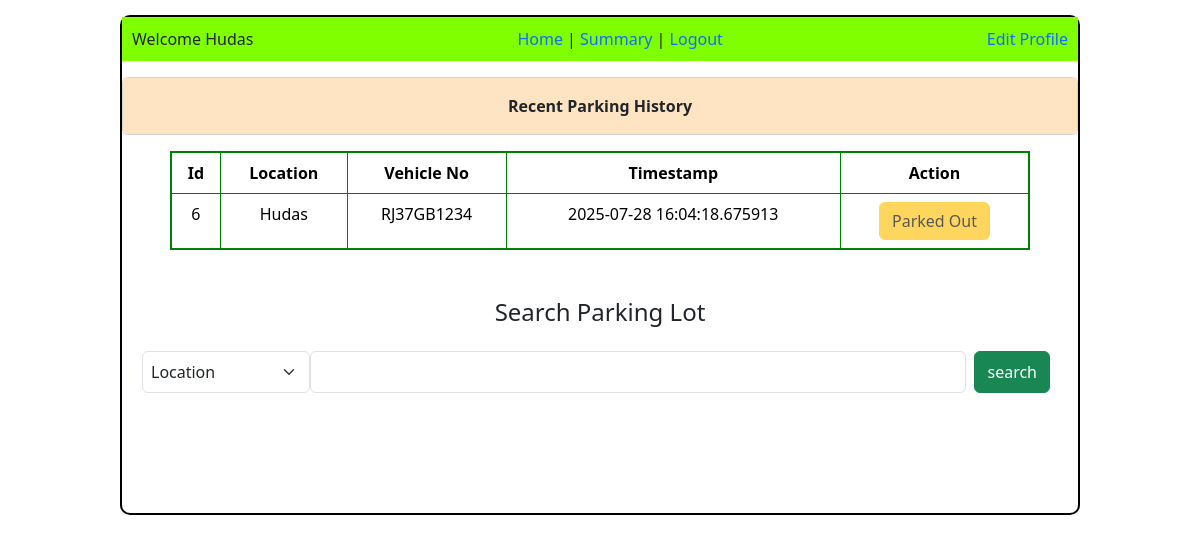
The app's page /Home_user/3 with its own data.
### application/models.py (models this page shows)
class Users(db.Model):
    id = db.Column(db.Integer , primary_key = True)
    name = db.Column(db.String(),nullable = False)
    email = db.Column(db.String(),nullable = False, unique = True)
    password = db.Column(db.String(),nullable = False)
    address = db.Column(db.String())
    pincode = db.Column(db.Integer)
    type = db.Column(db.String() ,nullable = False ,default = "general")
    spot = db.relationship('Parking_spot' ,cascade = 'all,delete ,delete-orphan', backref = 'users')

class Reserve_parking_spot(db.Model):
    id = db.Column(db.Integer, primary_key= True)
    spot_id = db.Column(db.Integer, db.ForeignKey('parking_spot.id') )
    status = db.Column(db.String(), default = 'available')
    user_id = db.Column(db.Integer , db.ForeignKey('users.id'))
    location = db.Column(db.String() , db.ForeignKey('parking_lot.prime_location_name'))
    vehicle_no = db.Column(db.String())
    parking_time = db.Column(db.DateTime())
    leaving_time = db.Column(db.DateTime())
    parking_cost = db.Column(db.Integer)
    lot_id = db.Column(db.Integer, db.ForeignKey('parking_lot.id'))

### application/controllers.py (the view)
@app.route("/Home_user/<int:id>")
def Ushome(id):
    this_user = Users.query.filter_by(id = id).first()
    reserve = Reserve_parking_spot.query.filter_by(user_id = id).all()
    return render_template("user_home.html" , this_user = this_user, reserve = reserve)

### templates/user_home.html (shortened to what this page needs)
<!DOCTYPE html>
<html lang="en">
<head>
    <link href="https://cdn.jsdelivr.net/npm/bootstrap@5.3.7/dist/css/bootstrap.min.css" rel="stylesheet">
</head>
<body>
    <div style="border: 2px solid black; width: 80%; height: 500px; margin: auto; margin-top: 15px; border-radius: 10px;">
        <div class="d-flex justify-content-between" style="background-color:chartreuse;padding: 10px;">
            <div>  Welcome {{this_user.name}}</div>
            <div >
                <a class="link-offset-2 link-underline link-underline-opacity-0" href="/Home_user/{{this_user.id}}">Home</a> |
                <a class="link-offset-2 link-underline link-underline-opacity-0" href="/U_summary/{{this_user.id}}">Summary</a> |
                <a class="link-offset-2 link-underline link-underline-opacity-0" href="/login">Logout</a>
            </div>
            <div><a class="link-offset-2 link-underline link-underline-opacity-0" href="/us_prof_edit/{{this_user.id}}">Edit Profile  </a></div>
        </div>
        <div class="card my-3">
            <div class="card-body" style="text-align: center; background-color: bisque;" >
                <b>Recent Parking History</b>
            </div>
        </div>
        <div style="max-height: 150px; overflow-y: scroll;">
        <table class="table table-bordered" style="text-align: center; border: 2px solid green; width: 90%; margin: auto;">
            <tr>
                <th>Id</th>
                <th>Location</th>
                <th>Vehicle No</th>
                <th>Timestamp</th>
                <th>Action</th>
            </tr>
            {% for spot in reserve %}
            <tr>
                <td>{{spot.spot_id}}</td>
                <td>{{spot.location}}</td>
                <td>{{spot.vehicle_no}}</td>
                <td>{{spot.parking_time}}</td>
                {% if spot.status == "occupied" %}
                <td><a class="btn btn-success" href="/release/{{this_user.id}}/{{spot.spot_id}}/{{spot.lot_id}}" role="button">Release</a></td>
                {% else %}
                <td><button type="button" class="btn btn-warning" disabled>Parked Out</button></td>
                {% endif %}
            </tr>
            {% endfor %}
        </table>
        </div>
        <div class="my-5" style="text-align:center;margin: auto;"><h4>Search Parking Lot</h4>
            <div class="row mb-3 mx-2">
                <form class="d-flex my-3" action="/us_search/{{this_user.id}}">
                    <select class="form-select w-25 p-2 " aria-label="Default select example" name="key">
                        <option selected value="location">Location</option>
                    </select>
                    <input class="form-control" type="search" aria-label="search" name="search">
                    <input class="btn btn-success mx-2" type="submit" value="search">
                </form>
            </div>
        </div>
    </div>
</body>
</html>

### records on screen
Users: name "Hudas"
Reserve_parking_spot: spot_id "6", location "Hudas", vehicle_no "RJ37GB1234", parking_time "2025-07-28 16:04:18.675913", status "Parked Out"
